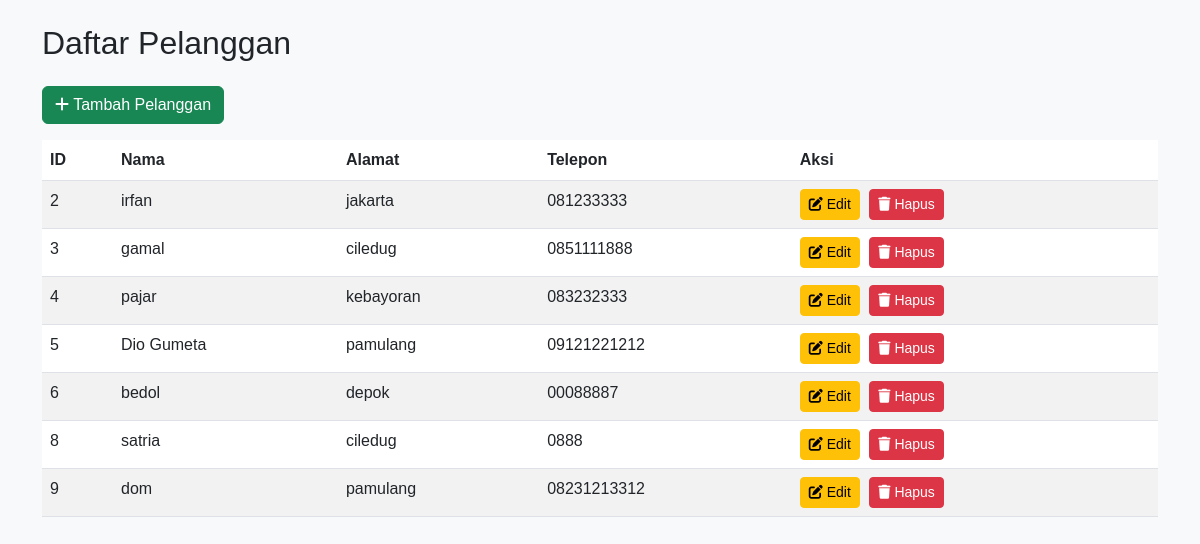
Page /aplikasi-koperasi/pelanggan/list_pelanggan.php on the committed database.
### tables this page shows
CREATE TABLE `pelanggan` (
  `id_pelanggan` int(11) NOT NULL,
  `nama` varchar(100) DEFAULT NULL,
  `alamat` text DEFAULT NULL,
  `telepon` varchar(15) DEFAULT NULL
);

### aplikasi-koperasi/pelanggan/list_pelanggan.php (the view, shortened to what this page needs)
<?php include '../config.php'; ?>
<!DOCTYPE html>
<html lang="en">
<head>
    <link href="https://cdn.jsdelivr.net/npm/bootstrap@5.3.0-alpha3/dist/css/bootstrap.min.css"  rel="stylesheet">
    <link rel="stylesheet" href="https://cdnjs.cloudflare.com/ajax/libs/font-awesome/6.4.0/css/all.min.css">
</head>
<body>
<div class="container">
    <h2 class="my-4">Daftar Pelanggan</h2>
    <a href="tambah_pelanggan.php" class="btn btn-success mb-3"><i class="fas fa-plus"></i> Tambah Pelanggan</a>
    <div class="table-responsive">
        <table class="table table-striped">
            <thead>
                <tr>
                    <th>ID</th>
                    <th>Nama</th>
                    <th>Alamat</th>
                    <th>Telepon</th>
                    <th>Aksi</th>
                </tr>
            </thead>
            <tbody>
                <?php
                $query = "SELECT * FROM pelanggan";
                $result = mysqli_query($conn, $query);
                while ($row = mysqli_fetch_assoc($result)) {
                    echo "<tr>
                            <td>{$row['id_pelanggan']}</td>
                            <td>" . htmlspecialchars($row['nama']) . "</td>
                            <td>" . htmlspecialchars($row['alamat']) . "</td>
                            <td>" . htmlspecialchars($row['telepon']) . "</td>
                            <td>
                                <a href='edit_pelanggan.php?id={$row['id_pelanggan']}' class='btn btn-sm btn-warning btn-action'><i class='fas fa-edit'></i> Edit</a>
                                <a href='hapus_pelanggan.php?id={$row['id_pelanggan']}' onclick=\"return confirm('Hapus?')\" class='btn btn-sm btn-danger btn-action'><i class='fas fa-trash'></i> Hapus</a>
                            </td>
                          </tr>";
                }
                ?>
            </tbody>
        </table>
    </div>
</div>
</body>
</html>

### aplikasi-koperasi/pelanggan/list_pelanggan.php (style rules this page uses)
body { background-color: #f8f9fa; font-family: Arial, sans-serif; }
.table-responsive { overflow-x: auto; }
.btn-action { display: inline-block; margin-right: 5px; }

### rows in the picture
pelanggan: id_pelanggan "2", nama "irfan", alamat "jakarta", telepon "081233333"
pelanggan: id_pelanggan "3", nama "gamal", alamat "ciledug", telepon "0851111888"
pelanggan: id_pelanggan "4", nama "pajar", alamat "kebayoran", telepon "083232333"
pelanggan: id_pelanggan "5", nama "Dio Gumeta", alamat "pamulang", telepon "09121221212"
pelanggan: id_pelanggan "6", nama "bedol", alamat "depok", telepon "00088887"
pelanggan: id_pelanggan "8", nama "satria", alamat "ciledug", telepon "0888"
pelanggan: id_pelanggan "9", nama "dom", alamat "pamulang", telepon "08231213312"
